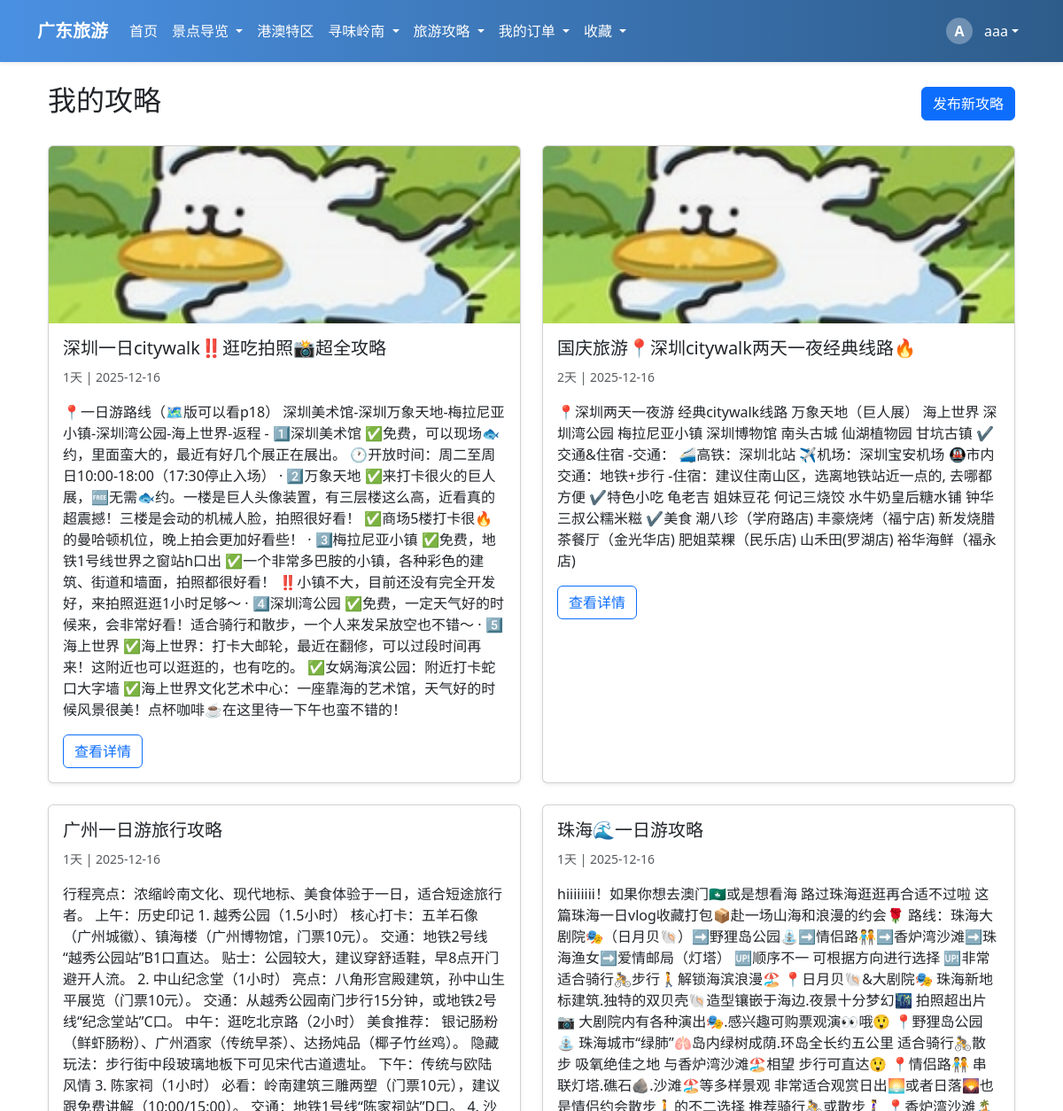
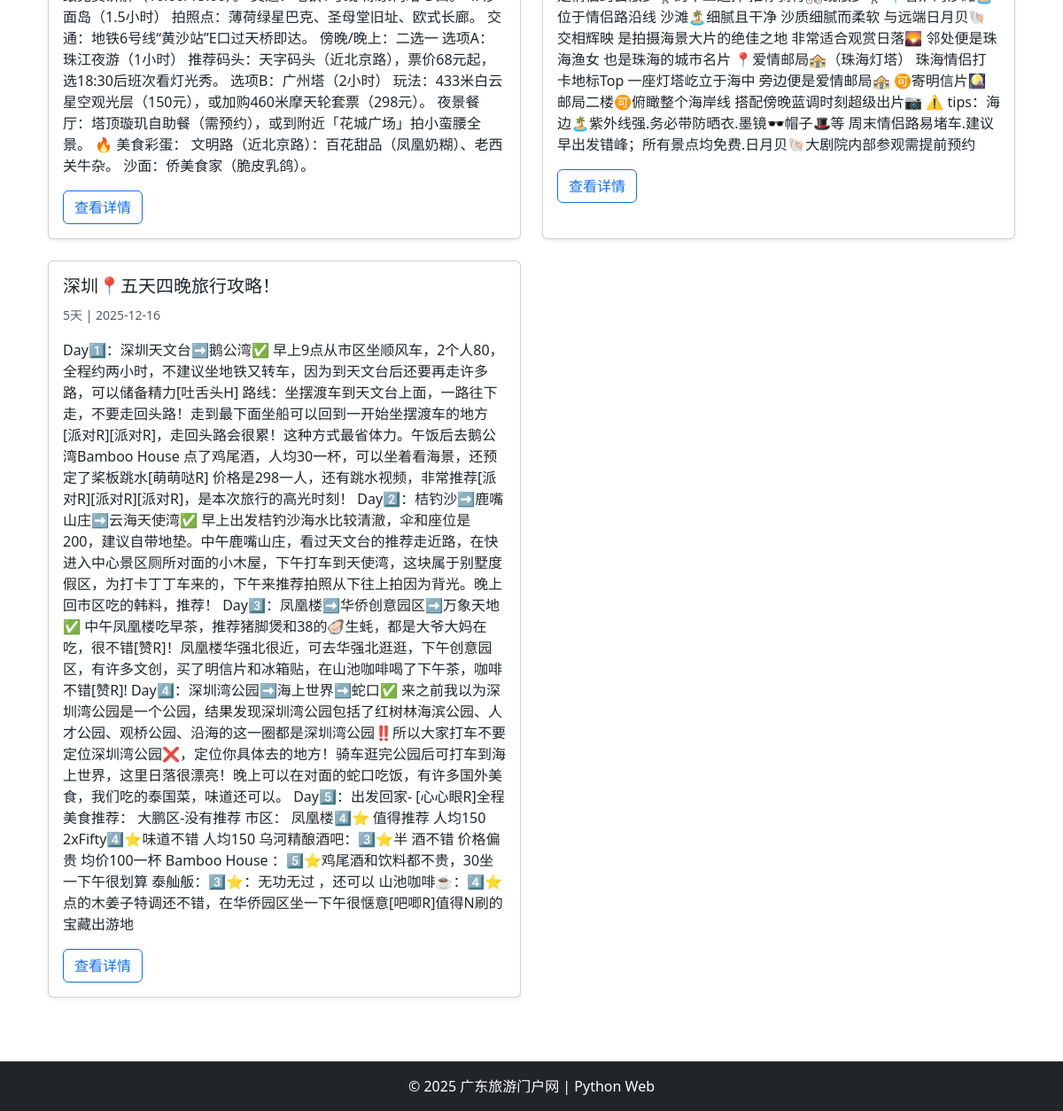
The app's page /tripPlanApp/my_plans/ (signed in) with its own data (2 pictures, top to bottom).
### tripPlanApp/models.py (models this page shows, shortened)
class TripPlan(models.Model):
    user = models.ForeignKey(User, on_delete=models.CASCADE, verbose_name="发布用户", null=True, blank=True)
    title = models.CharField(max_length=200, verbose_name="攻略标题")
    content = models.TextField(verbose_name="路线详情")
    days = models.IntegerField(verbose_name="建议游玩天数")
    image = models.ImageField(upload_to='tripPlans/', verbose_name="攻略图片", null=True, blank=True)
    created_at = models.DateTimeField(auto_now_add=True, verbose_name="发布时间")
    updated_at = models.DateTimeField(auto_now=True, verbose_name="更新时间")
    class Meta:
        verbose_name = "旅游攻略"
        verbose_name_plural = "旅游攻略"
        ordering = ['-created_at']

### tripPlanApp/views.py (the view)
# urls.py: path('my_plans/', views.my_trip_plans, name='my_trip_plans'),  # 我的攻略
@login_required
def my_trip_plans(request):
    trip_plans = TripPlan.objects.filter(user=request.user).order_by('-created_at')
    return render(request, 'tripPlan/my_plans.html', {'trip_plans': trip_plans})

### templates/tripPlan/my_plans.html (shortened to what this page needs)
{% extends 'base.html' %}
{% block content %}
<div class="container mt-4">
    <div class="d-flex justify-content-between align-items-center mb-4">
        <h2>我的攻略</h2>
        <a href="{% url 'tripPlanApp:create_trip_plan' %}" class="btn btn-primary">发布新攻略</a>
    </div>
    {% if trip_plans %}
        <div class="row">
            {% for plan in trip_plans %}
            <div class="col-md-6 mb-4">
                <div class="card h-100 shadow-sm">
                    {% if plan.image %}
                    <img src="{{ plan.image.url }}" class="card-img-top" alt="{{ plan.title }}" style="height: 200px; object-fit: cover;">
                    {% endif %}
                    <div class="card-body">
                        <h5 class="card-title">{{ plan.title }}</h5>
                        <p class="text-muted">
                            <small>{{ plan.days }}天 | {{ plan.created_at|date:"Y-m-d" }}</small>
                        </p>
                        <p class="card-text">{{ plan.content|truncatewords:50 }}</p>
                        <a href="{% url 'tripPlanApp:trip_plan_detail' plan.id %}" class="btn btn-outline-primary">查看详情</a>
                    </div>
                </div>
            </div>
            {% endfor %}
        </div>
    {% else %}
        <div class="alert alert-info text-center">
            <p class="mb-0">您还没有发布过攻略，<a href="{% url 'tripPlanApp:create_trip_plan' %}">立即发布</a></p>
        </div>
    {% endif %}
</div>
{% endblock %}

### templates/base.html (shortened to what this page needs)
<!DOCTYPE html>
<html lang="zh-CN">
<head>
    <link href="https://cdn.jsdelivr.net/npm/bootstrap@5.3.0/dist/css/bootstrap.min.css" rel="stylesheet">
</head>
<body>
    <nav class="navbar navbar-expand-lg navbar-custom shadow-sm">
        <div class="container">
            <a class="navbar-brand fw-bold" href="{% url 'home' %}">广东旅游</a >
            <div class="collapse navbar-collapse" id="navbarNav">
                <ul class="navbar-nav me-auto">
                    <li class="nav-item">
                        <a class="nav-link active" href="{% url 'home' %}">首页</a >
                    </li>
                    <li class="nav-item dropdown">
                        <a class="nav-link dropdown-toggle" href="#" role="button" data-bs-toggle="dropdown">
                            景点导览
                        </a >
                    </li>
                    <li class="nav-item">
                        <a class="nav-link" href="{% url 'attractionsApp:attraction_list' %}?region=gang_ao">港澳特区</a >
                    </li>
                    <li class="nav-item dropdown">
                        <a class="nav-link dropdown-toggle" href="#" role="button" data-bs-toggle="dropdown">
                            寻味岭南
                        </a >
                    </li>
                    <li class="nav-item dropdown">
                        <a class="nav-link dropdown-toggle" href="#" role="button" data-bs-toggle="dropdown">
                            旅游攻略
                        </a >
                    </li>
                    <li class="nav-item dropdown">
                        <a class="nav-link dropdown-toggle" href="#" role="button" data-bs-toggle="dropdown">
                            我的订单
                        </a >
                    </li>
                    {% if user.is_authenticated %}
                    <li class="nav-item dropdown">
                        <a class="nav-link dropdown-toggle" href="#" role="button" data-bs-toggle="dropdown">
                            收藏
                        </a >
                    </li>
                    {% endif %}
                </ul>
                <ul class="navbar-nav ms-auto">
                    {% if user.is_authenticated %}
                    <li class="nav-item dropdown">
                        <a class="nav-link dropdown-toggle text-white" href="#" role="button" data-bs-toggle="dropdown" style="display: flex; align-items: center;">
                            {% if user.profile.avatar %}
                                <img src="{{ user.profile.avatar.url }}" alt="头像" style="width: 30px; height: 30px; border-radius: 50%; margin-right: 8px; object-fit: cover;">
                            {% else %}
                                <span style="width: 30px; height: 30px; border-radius: 50%; background-color: rgba(255,255,255,0.3); display: inline-flex; align-items: center; justify-content: center; margin-right: 8px; font-weight: bold; color: white;">{{ user.username|first|upper }}</span>
                            {% endif %}
                            <span style="margin-left: 5px;">{{ user.username }}</span>
                        </a>
                    </li>
                    {% endif %}
                </ul>
            </div>
        </div>
    </nav>
    <div class="container mt-4 mb-5" style="min-height: 60vh;">
        {% block content %}
        {% endblock %}
    </div>
    <footer class="bg-dark text-white text-center py-3 mt-auto">
        <div class="container">
            <p class="mb-0">&copy; 2025 广东旅游门户网 | Python Web </p >
        </div>
    </footer>
</body>
</html>
</html>

### templates/base.html (style rules this page uses)
.navbar-custom { background: linear-gradient(to right, #4A90E2, #2E5C8A) !important; padding: 12px 0; }
.navbar-custom .navbar-brand, .navbar-custom .nav-link, .navbar-custom .navbar-text { color: #ffffff !important; }

### records on screen
TripPlan: image (picture), title "深圳一日citywalk‼️逛吃拍照📸超全攻略", days "1", created_at "2025-12-16", content "📍一日游路线（🗺️版可以看p18） 深圳美术馆-深圳万象天地-梅拉尼亚小镇-深圳湾公园-海上世界-返程 - 1️⃣深圳美术馆 ✅免费，可以现场🐟约，里面蛮大的，最近有好几个展正在展出。 🕐开放时间：周二至周日10:00-18:00（17:30停止入场） · 2️⃣万象天地 ✅来打卡很火的巨人展，🆓无需🐟约。一楼是巨人头像装置，有三层楼这么高，近看真的超震撼！三楼是会动的机械人脸，拍照很好看！ ✅商场5楼打卡很🔥的曼哈顿机位，晚上拍会更加好看些！ · 3️⃣梅拉尼亚小镇 ✅免费，地铁1号线世界之窗站h口出 ✅一个非常多巴胺的小镇，各种彩色的建筑、街道和墙面，拍照都很好看！ ‼️小镇不大，目前还没有完全开发好，来拍照逛逛1小时足够～ · 4️⃣深圳湾公园 ✅免费，一定天气好的时候来，会非常好看！适合骑行和散步，一个人来发呆放空也不错～ · 5️⃣海上世界 ✅海上世界：打卡大邮轮，最近在翻修，可以过段时间再来！这附近也可以逛逛的，也有吃的。 ✅女娲海滨公园：附近打卡蛇口大字墙 ✅海上世界文化艺术中心：一座靠海的艺术馆，天气好的时候风景很美！点杯咖啡☕️在这里待一下午也蛮不错的！"
TripPlan: image (picture), title "国庆旅游📍深圳citywalk两天一夜经典线路🔥", days "2", created_at "2025-12-16", content "📍深圳两天一夜游 经典citywalk线路 万象天地（巨人展） 海上世界 深圳湾公园 梅拉尼亚小镇 深圳博物馆 南头古城 仙湖植物园 甘坑古镇 ✔️交通&住宿 -交通： 🚄高铁：深圳北站 ✈️机场：深圳宝安机场 🚇市内交通：地铁+步行 -住宿：建议住南山区，选离地铁站近一点的, 去哪都方便 ✔️特色小吃 龟老吉 姐妹豆花 何记三烧饺 水牛奶皇后糖水铺 钟华三叔公糯米糍 ✔️美食 潮八珍（学府路店) 丰豪烧烤（福宁店) 新发烧腊茶餐厅（金光华店) 肥姐菜粿（民乐店) 山禾田(罗湖店) 裕华海鲜（福永店)"
TripPlan: title "广州一日游旅行攻略", days "1", created_at "2025-12-16", content "行程亮点：浓缩岭南文化、现代地标、美食体验于一日，适合短途旅行者。 上午：历史印记 1. 越秀公园（1.5小时） 核心打卡：五羊石像（广州城徽）、镇海楼（广州博物馆，门票10元）。 交通：地铁2号线“越秀公园站”B1口直达。 贴士：公园较大，建议穿舒适鞋，早8点开门避开人流。 2. 中山纪念堂（1小时） 亮点：八角形宫殿建筑，孙中山生平展览（门票10元）。 交通：从越秀公园南门步行15分钟，或地铁2号线“纪念堂站”C口。 中午：逛吃北京路（2小时） 美食推荐： 银记肠粉（鲜虾肠粉）、广州酒家（传统早茶）、达扬炖品（椰子竹丝鸡）。 隐藏玩法：步行街中段玻璃地板下可见宋代古道遗址。 下午：传统与欧陆风情 3. 陈家祠（1小时） 必看：岭南建筑三雕两塑（门票10元），建议跟免费讲解（10:00/15:00）。 交通：地铁1号线“陈家祠站”D口。 4. 沙面岛（1.5小时） 拍照点：薄荷绿星巴克、圣母堂旧址、欧式长廊。 交通：地铁6号线“黄沙站”E口过天桥即达。 傍晚/晚上：二选一 选项A：珠江夜游（1小时） 推荐码头：天字码头（近北京路），票价68元起，选18:30后班次看灯光秀。 选项B：广州塔（2小时） 玩法：433米白云星空观光层（150元），或加购460米摩天轮套票（298元）。 夜景餐厅：塔顶璇玑自助餐（需预约），或到附近「花城广场」拍小蛮腰全景。 🔥 美食彩蛋： 文明路（近北京路）：百花甜品（凤凰奶糊）、老西关牛杂。 沙面：侨美食家（脆皮乳鸽）。"
TripPlan: title "珠海🌊一日游攻略", days "1", created_at "2025-12-16", content "hiiiiiiii！如果你想去澳门🇲🇴或是想看海 路过珠海逛逛再合适不过啦 这篇珠海一日vlog收藏打包📦赴一场山海和浪漫的约会🌹 路线：珠海大剧院🎭（日月贝🐚）➡️野狸岛公园⛲️➡️情侣路🧑‍🤝‍🧑➡️香炉湾沙滩➡️珠海渔女➡️爱情邮局（灯塔） 🆙顺序不一 可根据方向进行选择 🆙非常适合骑行🚴步行🚶解锁海滨浪漫🏖️ 📍日月贝🐚&大剧院🎭 珠海新地标建筑.独特的双贝壳🐚造型镶嵌于海边.夜景十分梦幻🌃 拍照超出片📷 大剧院内有各种演出🎭.感兴趣可购票观演👀哦😲 📍野狸岛公园⛲️ 珠海城市“绿肺”🫁岛内绿树成荫.环岛全长约五公里 适合骑行🚴散步 吸氧绝佳之地 与香炉湾沙滩🏖️相望 步行可直达😲 📍情侣路🧑‍🤝‍🧑 串联灯塔.礁石🪨.沙滩🏖️等多样景观 非常适合观赏日出🌅或者日落🌄也是情侣约会散步🚶的不二选择 推荐骑行🚴或散步🚶‍♀️ 📍香炉湾沙滩🏝️ 位于情侣路沿线 沙滩🏝️细腻且干净 沙质细腻而柔软 与远端日月贝🐚交相辉映 是拍摄海景大片的绝佳之地 非常适合观赏日落🌄 邻处便是珠海渔女 也是珠海的城市名片 📍爱情邮局🏤（珠海灯塔） 珠海情侣打卡地标Top 一座灯塔屹立于海中 旁边便是爱情邮局🏤 🉑寄明信片🎑 邮局二楼🉑俯瞰整个海岸线 搭配傍晚蓝调时刻超级出片📷 ⚠️ tips：海边🏝️紫外线强.务必带防晒衣.墨镜🕶️帽子🎩等 周末情侣路易堵车.建议早出发错峰；所有景点均免费.日月贝🐚大剧院内部参观需提前预约"
TripPlan: title "深圳📍五天四晚旅行攻略！", days "5", created_at "2025-12-16", content "Day1⃣️：深圳天文台➡️鹅公湾✅ 早上9点从市区坐顺风车，2个人80，全程约两小时，不建议坐地铁又转车，因为到天文台后还要再走许多路，可以储备精力[吐舌头H] 路线：坐摆渡车到天文台上面，一路往下走，不要走回头路！走到最下面坐船可以回到一开始坐摆渡车的地方[派对R][派对R]，走回头路会很累！这种方式最省体力。午饭后去鹅公湾Bamboo House 点了鸡尾酒，人均30一杯，可以坐着看海景，还预定了桨板跳水[萌萌哒R] 价格是298一人，还有跳水视频，非常推荐[派对R][派对R][派对R]，是本次旅行的高光时刻！ Day2⃣️：桔钓沙➡️鹿嘴山庄➡️云海天使湾✅ 早上出发桔钓沙海水比较清澈，伞和座位是200，建议自带地垫。中午鹿嘴山庄，看过天文台的推荐走近路，在快进入中心景区厕所对面的小木屋，下午打车到天使湾，这块属于别墅度假区，为打卡丁丁车来的，下午来推荐拍照从下往上拍因为背光。晚上回市区吃的韩料，推荐！ Day3⃣️：凤凰楼➡️华侨创意园区➡️万象天地✅ 中午凤凰楼吃早茶，推荐猪脚煲和38的🦪生蚝，都是大爷大妈在吃，很不错[赞R]！凤凰楼华强北很近，可去华强北逛逛，下午创意园区，有许多文创，买了明信片和冰箱贴，在山池咖啡喝了下午茶，咖啡不错[赞R]! Day4⃣️：深圳湾公园➡️海上世界➡️蛇口✅…"

### other values on screen
{{ user.username|first|upper }} "A"
{{ user.username }} "aaa"
